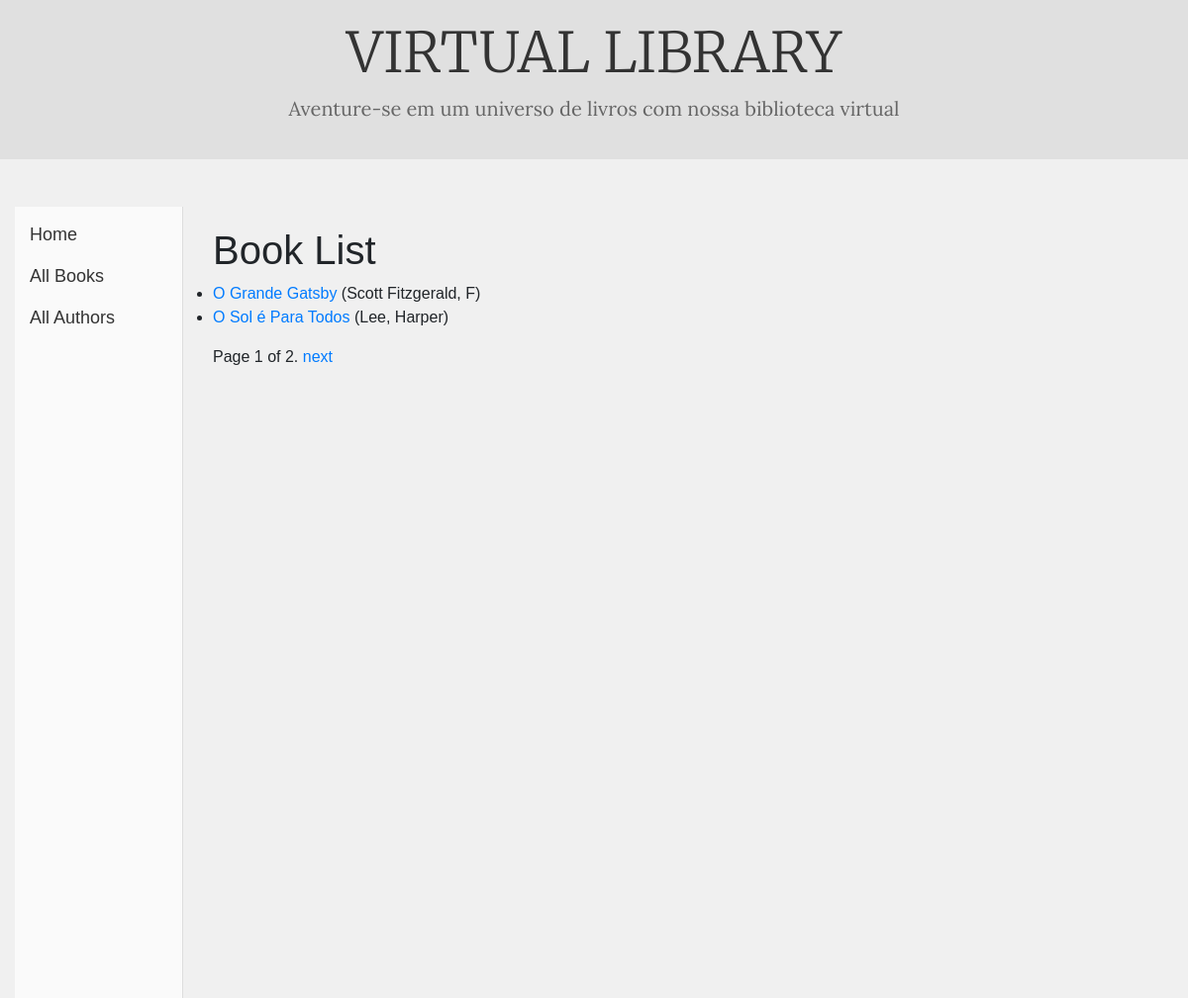
/catalog/books/, run on the app's committed database.
### catalog/models.py (models this page shows, shortened)
class Book(models.Model):
    title = models.CharField(max_length=200)
    author = models.ForeignKey('Author', on_delete=models.SET_NULL, null=True)
    summary = models.TextField(max_length=1000, help_text='Enter a brief description of the book')
    isbn = models.CharField('ISBN', max_length=13, help_text='13 Character <a href="https://www.isbn-international.org/content/what-isbn">ISBN number</a>')
    genre = models.ManyToManyField(Genre, help_text='Select a genre for this book')
    def get_absolute_url(self):
        return reverse('book-detail', args=[str(self.id)])
    def display_genre(self):
        """Create a string for the Genre. This is required to display genre in Admin."""
        return ', '.join(genre.name for genre in self.genre.all()[:3])
    display_genre.short_description = 'Genre'

class Author(models.Model):
    first_name = models.CharField(max_length=100)
    last_name = models.CharField(max_length=100)
    date_of_birth = models.DateField(null=True, blank=True)
    date_of_death = models.DateField('Died', null=True, blank=True)
    class Meta:
        ordering = ['last_name', 'first_name']
    def __str__(self):
        return f'{self.last_name}, {self.first_name}'

### catalog/views.py (the view)
# urls.py: path('books/', views.BookListView.as_view(), name='books'),
class BookListView(ListView):
    model = Book
    template_name = 'catalog/book_list.html'
    context_object_name = 'books'
    paginate_by = 2  # Paginate by 10 books per page
    def get_context_data(self, **kwargs):
        context = super().get_context_data(**kwargs)
        context['some_data'] = 'This is just some data'
        return context

### catalog/templates/catalog/book_list.html
{% extends "base_generic.html" %}
{% block content %}
  <h1>Book List</h1>
  {% if books %}
  <ul>
    {% for book in books %}
      <li>
        <a href="{{ book.get_absolute_url }}">{{ book.title }}</a> ({{ book.author }})
      </li>
    {% endfor %}
  </ul>
  {% else %}
    <p>There are no books in the library.</p>
  {% endif %}
{% endblock %}

### static/css/style.css (style rules this page uses)
* { margin: 0; padding: 0; box-sizing: border-box; }
body { background-color: #f0f0f0; font-family: Arial, sans-serif; }

### data on the page
Book: title "O Grande Gatsby", author "Scott Fitzgerald, F"
Book: title "O Sol é Para Todos", author "Lee, Harper"

### other printed values
{{ page_obj.number }} "1"
{{ page_obj.paginator.num_pages }} "2"
